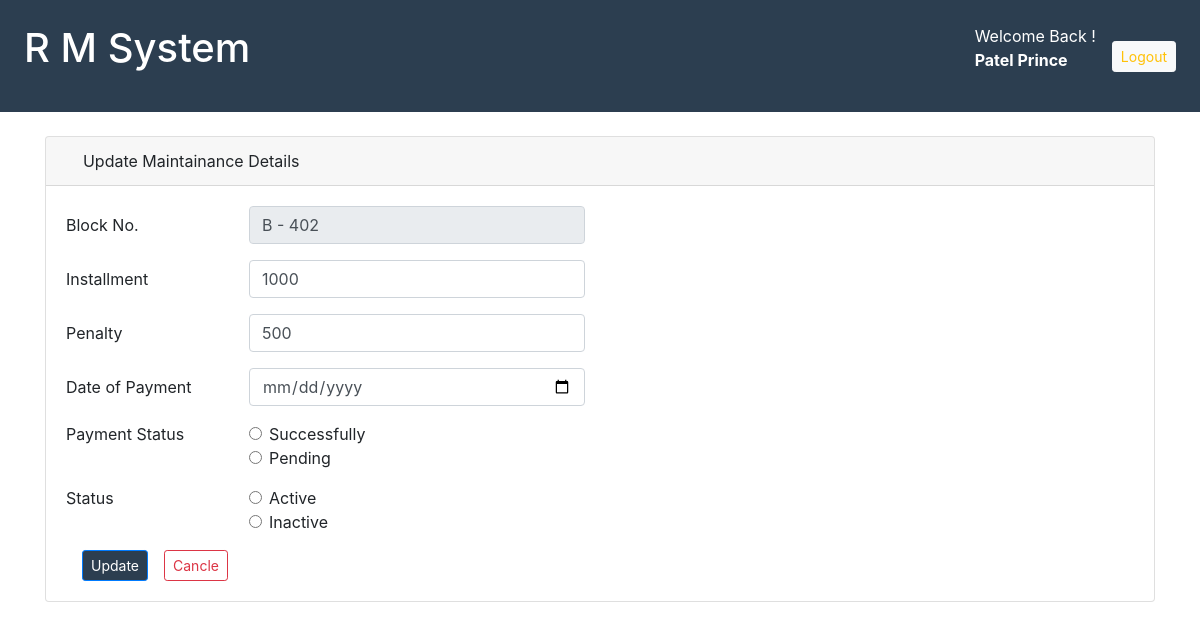
Screenshot of /edit_maintenance/3 (signed in) with the database file from the repository.
### management/models.py (models this page shows, shortened)
class Maintenance(models.Model):
    id = models.IntegerField(primary_key=True)
    block = models.CharField(max_length=10)
    installment = models.CharField(max_length=2)
    penalty = models.CharField(max_length=5)
    dop = models.DateField(auto_now=False, auto_now_add=False)
    p_status = models.CharField(max_length=10)
    status = models.CharField(max_length=10)

### management/views.py (the view, shortened to what this page needs)
# urls.py: path('edit_maintenance/<int:id>', views.edit_maintenance, name="Edit Maintainance Page"),
def edit_maintenance(request, id):
    m = Maintenance.objects.get(id=id)
    return render(request, 'edit_maintenance.html', context={'m': m})

### templates/edit_maintenance.html (shortened to what this page needs)
{% extends 'basic.html' %} {% block body %}
<div class="container mt-4">
  <div class="card">
    <div class="card-header">
      <i class="fas fa-pen"></i> Update Maintainance Details
    </div>
    <div class="card-body container">
      <form action="/edit_maintenance/{{m.id}}" method="POST">
        <div class="form-group row">
          <label for="" class="col-sm-2 col-form-label">Block No.</label>
          <div class="col-sm-4">
            <input type="text" class="form-control" name="block" value="{{m.block}}" disabled />
          </div>
        </div>
        <div class="form-group row">
          <label for="" class="col-sm-2 col-form-label">Installment</label>
          <div class="col-sm-4">
            <input type="number" class="form-control" name="installment" value="{{m.installment}}" />
          </div>
        </div>
        <div class="form-group row">
          <label for="" class="col-sm-2 col-form-label">Penalty</label>
          <div class="col-sm-4">
            <input type="number" class="form-control" name="penalty" value="{{m.penalty}}" />
          </div>
        </div>
        <div class="form-group row">
          <label for="" class="col-sm-2 col-form-label">Date of Payment</label>
          <div class="col-sm-4">
            <input type="date" class="form-control" name="dop" value="{{m.dop}}" />
          </div>
        </div>
        <fieldset class="form-group row">
          <legend class="col-form-label col-sm-2 float-sm-left pt-0">
            Payment Status
          </legend>
          <div class="col-sm-10">
            <div class="form-check">
              <input
                class="form-check-input"
                type="radio"
                name="p_status"
                value="successfully"
              />
              <label class="form-check-label"> Successfully </label>
            </div>
            <div class="form-check">
              <input
                class="form-check-input"
                type="radio"
                name="p_status"
                value="pending"
              />
              <label class="form-check-label"> Pending </label>
            </div>
          </div>
        </fieldset>
        <fieldset class="form-group row">
          <legend class="col-form-label col-sm-2 float-sm-left pt-0">
            Status
          </legend>
          <div class="col-sm-10">
            <div class="form-check">
              <input
                class="form-check-input"
                type="radio"
                name="status"
                value="active"
              />
              <label class="form-check-label"> Active </label>
            </div>
            <div class="form-check">
              <input
                class="form-check-input"
                type="radio"
                name="status"
                value="inactive"
              />
              <label class="form-check-label"> Inactive </label>
            </div>
          </div>
        </fieldset>
        <div class="d-flex">
          <button
            type="submit"
            class="mx-3 btn btn-sm btn-primary"
            style="background: #2c3e50 !important"
          >
            Update
          </button>
          <button type="reset" class="btn btn-sm btn-outline-danger">
            Cancle
          </button>
        </div>
      </form>
    </div>
  </div>
</div>
{% endblock body %}

### templates/basic.html (shortened to what this page needs)
{% load static %}
<!DOCTYPE html>
<html lang="en">
  <head>
    <link
      rel="stylesheet"
      href="{% static 'bootstrap/css/bootstrap.min.css' %}"
    />
    <link rel="stylesheet" href="{% static 'font-awesome/css/all.css' %}" />
    <link
      rel="stylesheet"
      href="{% static 'owl-carousel/owl.carousel.css' %}"
    />
    <link
      rel="stylesheet"
      href="{% static 'owl-carousel/owl.carousel.min.css' %}"
    />
    <link rel="stylesheet" href="{% static 'css/owl-carousel.css' %}" />
    <link rel="stylesheet" href="{% static 'css/style.css' %}" />
    <link rel="stylesheet" href="{% static 'data-tables/data-table.css' %}" />
  </head>
  <body>
    {% if user.is_authenticated %}
    <div class="admin-menu">
      <div
        class="menu-1 d-flex justify-content-between p-4"
        style="background: #2c3e50; color: white"
      >
        <a class="h1 text-white text-decoration-none" href="/admin">R M System</a>
        <div class="d-flex justify-content-center align-items-center">
          <p class="mr-3">
            Welcome Back ! <br /><span class="font-weight-bold"
              >{{user.first_name}} {{user.last_name}}</span
            >
          </p>
          <a href="handle_logout" class="btn btn-light text-warning btn-sm"
            >Logout</a
          >
        </div>
      </div>
    </div>
    {% block body %}{% endblock body %}
    {% else %}
    <script>
      window.location.replace("/handle_login");
    </script>
    {% endif %}
  </body>
</html>

### static/css/style.css (style rules this page uses)
* { margin: 0; padding: 0; box-sizing: border-box; }

### rows the page displays
Maintenance: block "B - 402", installment "1000", penalty "500"

### other values shown
{{ user.first_name }} "Patel"
{{ user.last_name }} "Prince"
